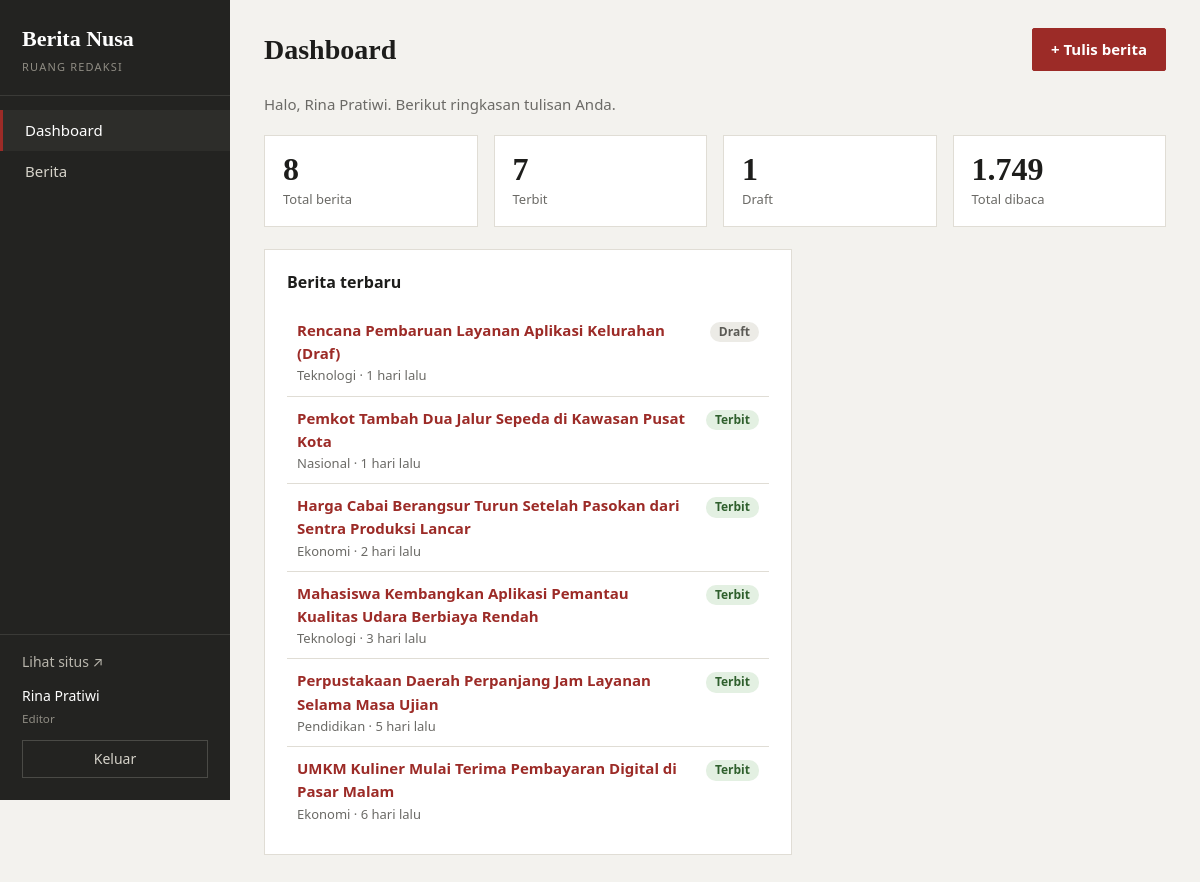
The page /admin/ (signed in) on the database its author committed.
### tables this page shows
CREATE TABLE pengguna (
  id           INT UNSIGNED NOT NULL AUTO_INCREMENT,
  nama         VARCHAR(80)  NOT NULL,
  email        VARCHAR(120) NOT NULL,
  password     VARCHAR(255) NOT NULL,
  peran        ENUM('admin','editor') NOT NULL DEFAULT 'editor',
  dibuat_pada  DATETIME NOT NULL,
  PRIMARY KEY (id),
  UNIQUE KEY uk_pengguna_email (email)
);

CREATE TABLE berita (
  id            INT UNSIGNED NOT NULL AUTO_INCREMENT,
  kategori_id   INT UNSIGNED NOT NULL,
  pengguna_id   INT UNSIGNED NOT NULL,
  judul         VARCHAR(200) NOT NULL,
  slug          VARCHAR(220) NOT NULL,
  ringkasan     VARCHAR(300) NOT NULL,
  isi           MEDIUMTEXT NOT NULL,
  gambar        VARCHAR(120) DEFAULT NULL,
  status        ENUM('draft','terbit') NOT NULL DEFAULT 'draft',
  dilihat       INT UNSIGNED NOT NULL DEFAULT 0,
  dibuat_pada   DATETIME NOT NULL,
  diubah_pada   DATETIME NOT NULL,
  terbit_pada   DATETIME DEFAULT NULL,
  PRIMARY KEY (id),
  UNIQUE KEY uk_berita_slug (slug),
  KEY idx_berita_status_terbit (status, terbit_pada),
  CONSTRAINT fk_berita_kategori FOREIGN KEY (kategori_id) REFERENCES kategori(id),
  CONSTRAINT fk_berita_pengguna FOREIGN KEY (pengguna_id) REFERENCES pengguna(id)
);

CREATE TABLE kategori (
  id    INT UNSIGNED NOT NULL AUTO_INCREMENT,
  nama  VARCHAR(60) NOT NULL,
  slug  VARCHAR(80) NOT NULL,
  PRIMARY KEY (id),
  UNIQUE KEY uk_kategori_slug (slug)
);

### includes/functions.php (called while the page is built, shortened)
<?php
function e($teks) {
    return htmlspecialchars((string)$teks, ENT_QUOTES, 'UTF-8');
}
function url($path = '') {
    return BASE_URL . '/' . ltrim($path, '/');
}
function ambil_semua($sql, $params = []) {
    $st = db()->prepare($sql);
    $st->execute($params);
    return $st->fetchAll();
}
function ambil_satu($sql, $params = []) {
    $st = db()->prepare($sql);
    $st->execute($params);
    $baris = $st->fetch();
    return $baris ?: null;
}
function hitung($sql, $params = []) {
    $st = db()->prepare($sql);
    $st->execute($params);
    return (int)$st->fetchColumn();
}
function waktu_lalu($waktu) {
    $selisih = time() - strtotime($waktu);
    if ($selisih < 7 * 86400)  return floor($selisih / 86400) . ' hari lalu';
    return tanggal_indo($waktu);
}
    ob_start(); ?>

### config/config.php (called while the page is built, shortened)
<?php
function db() {
    static $pdo = null;
    if ($pdo !== null) {
        return $pdo;
    }
    $dsn  = getenv('BN_DSN') ?: 'mysql:host=' . DB_HOST . ';dbname=' . DB_NAME . ';charset=utf8mb4';
    $user = getenv('BN_DSN') ? null : DB_USER;
    $pass = getenv('BN_DSN') ? null : DB_PASS;
    try {
        $pdo = new PDO($dsn, $user, $pass, [
            PDO::ATTR_ERRMODE            => PDO::ERRMODE_EXCEPTION,
            PDO::ATTR_DEFAULT_FETCH_MODE => PDO::FETCH_ASSOC,
            PDO::ATTR_EMULATE_PREPARES   => false,
        ]);
    } catch (PDOException $e) {
        http_response_code(500);
        exit('Koneksi database gagal. Periksa pengaturan di config/config.php dan pastikan MySQL sudah berjalan.');
    }
    return $pdo;
}

### includes/auth.php (called while the page is built, shortened)
<?php
function pengguna_sekarang() {
    static $cache = false;
    if ($cache !== false) {
        return $cache;
    }
    $cache = ambil_satu(
        'SELECT id, nama, email, peran FROM pengguna WHERE id = ?',
        [$_SESSION['pengguna_id']]
    );
    return $cache;
}
function adalah_admin() {
    $p = pengguna_sekarang();
    return $p && $p['peran'] === 'admin';
}
function wajib_login() {
    if (!pengguna_sekarang()) {
        redirect('admin/login.php');
    }
}

### admin/index.php (the view, shortened to what this page needs)
<?php
wajib_login();
$p     = pengguna_sekarang();
$admin = adalah_admin();
$syarat = $admin ? '1=1' : 'b.pengguna_id = ' . (int)$p['id'];
$stat = [
    'Total berita' => hitung("SELECT COUNT(*) FROM berita b WHERE $syarat"),
    'Terbit'       => hitung("SELECT COUNT(*) FROM berita b WHERE b.status = 'terbit' AND $syarat"),
    'Draft'        => hitung("SELECT COUNT(*) FROM berita b WHERE b.status = 'draft' AND $syarat"),
    'Total dibaca' => hitung("SELECT COALESCE(SUM(b.dilihat), 0) FROM berita b WHERE $syarat"),
];
$terbaru = ambil_semua(SQL_BERITA . " WHERE $syarat ORDER BY b.dibuat_pada DESC, b.id DESC LIMIT 6");
$judul_admin = 'Dashboard';
$menu_aktif  = 'dashboard';
$aksi_kepala = '<a class="tombol" href="' . e(url('admin/berita_form.php')) . '">+ Tulis berita</a>';
require __DIR__ . '/../includes/admin_header.php';
?>
<p class="sapaan">Halo, <?= e($p['nama']) ?>. <?= $admin ? 'Berikut ringkasan seluruh situs.' : 'Berikut ringkasan tulisan Anda.' ?></p>
<div class="deret-stat">
    <?php foreach ($stat as $label => $nilai): ?>
        <div class="stat">
            <span class="stat-angka"><?= number_format($nilai, 0, ',', '.') ?></span>
            <span class="stat-label"><?= e($label) ?></span>
        </div>
    <?php endforeach; ?>
</div>
<div class="dua-kolom">
    <section class="panel">
        <h2>Berita terbaru</h2>
        <?php if (!$terbaru): ?>
            <p class="kosong">Belum ada berita. <a href="<?= e(url('admin/berita_form.php')) ?>">Tulis yang pertama</a>.</p>
        <?php else: ?>
            <table class="tabel">
                <tbody>
                <?php foreach ($terbaru as $b): ?>
                    <tr>
                        <td>
                            <a href="<?= e(url('admin/berita_form.php?id=' . (int)$b['id'])) ?>"><?= e($b['judul']) ?></a>
                            <div class="sub"><?= e($b['kategori']) ?> &middot; <?= e(waktu_lalu($b['dibuat_pada'])) ?></div>
                        </td>
                        <td class="rata-kanan"><span class="lencana lencana-<?= e($b['status']) ?>"><?= e($b['status']) ?></span></td>
                    </tr>
                <?php endforeach; ?>
                </tbody>
            </table>
        <?php endif; ?>
    </section>
</div>
<?php require __DIR__ . '/../includes/admin_footer.php'; ?>

### includes/admin_header.php (shortened to what this page needs)
<?php
$pengguna    = pengguna_sekarang();
$judul_admin = $judul_admin ?? 'Dashboard';
$menu_aktif  = $menu_aktif ?? '';
$menu = [
    'dashboard' => ['Dashboard', 'admin/', false],
    'berita'    => ['Berita', 'admin/berita.php', false],
    'kategori'  => ['Kategori', 'admin/kategori.php', true],
    'komentar'  => ['Komentar', 'admin/komentar.php', true],
    'pengguna'  => ['Pengguna', 'admin/pengguna.php', true],
];
?>
<!DOCTYPE html>
<html lang="id">
<head>
    <link rel="stylesheet" href="<?= e(url('assets/css/admin.css')) ?>">
</head>
<body class="admin">
<aside class="samping">
    <a class="samping-nama" href="<?= e(url('admin/')) ?>"><?= e(NAMA_SITUS) ?><small>Ruang redaksi</small></a>
    <nav>
        <ul>
            <?php foreach ($menu as $kunci => [$label, $tujuan, $khusus_admin]): ?>
                <?php if ($khusus_admin && !adalah_admin()) continue; ?>
                <li>
                    <a href="<?= e(url($tujuan)) ?>" class="<?= $menu_aktif === $kunci ? 'aktif' : '' ?>">
                        <?= e($label) ?>
                    </a>
                </li>
            <?php endforeach; ?>
        </ul>
    </nav>
    <div class="samping-bawah">
        <a href="<?= e(url()) ?>" target="_blank" rel="noopener">Lihat situs &nearr;</a>
        <p class="samping-pengguna">
            <?= e($pengguna['nama']) ?><br>
            <small><?= e(ucfirst($pengguna['peran'])) ?></small>
        </p>
        <form method="post" action="<?= e(url('admin/logout.php')) ?>">
            <button type="submit" class="tombol-keluar">Keluar</button>
        </form>
    </div>
</aside>
<div class="konten">
    <header class="konten-kepala">
        <h1><?= e($judul_admin) ?></h1>
        <?php if (!empty($aksi_kepala)): ?><div><?= $aksi_kepala ?></div><?php endif; ?>
    </header>

### assets/css/admin.css (style rules this page uses)
:root { --latar: #f3f2ee; --putih: #ffffff; --tinta: #1d1d1b; --abu: #6b6a66; --garis: #e0ddd5; --samping: #232321; --merah: #9c2b27; --merah-gelap: #7d1f1c; --hijau: #3f7a3d; --serif: Georgia, "Times New Roman", serif; --sans: system-ui, -apple-system, "Segoe UI", Roboto, Arial, sans-serif; }
* { box-sizing: border-box; }
body { margin: 0; background: var(--latar); color: var(--tinta); font-family: var(--sans); font-size: 15px; line-height: 1.55; }
a { color: var(--merah); }
h1, h2, h3 { margin: 0; }
body.admin { display: grid; grid-template-columns: 230px minmax(0, 1fr); min-height: 100vh; }
.samping { background: var(--samping); color: #d6d3ca; padding: 22px 0; display: flex; flex-direction: column; position: sticky; top: 0; height: 100vh; }
.samping-nama { display: block; padding: 0 22px 20px; color: #fff; text-decoration: none; font-family: var(--serif); font-size: 22px; font-weight: 700; border-bottom: 1px solid #3a3a37; }
.samping-nama small { display: block; font-family: var(--sans); font-size: 11px; font-weight: 400; text-transform: uppercase; letter-spacing: 1.2px; color: #8f8c83; margin-top: 2px; }
.samping nav { padding-top: 14px; flex: 1; }
.samping ul { list-style: none; margin: 0; padding: 0; }
.samping nav a { display: flex; justify-content: space-between; align-items: center; padding: 9px 22px; color: #d6d3ca; text-decoration: none; border-left: 3px solid transparent; }
.samping nav a.aktif { background: #2d2d2a; color: #fff; border-left-color: var(--merah); }
.samping-bawah { padding: 16px 22px 0; border-top: 1px solid #3a3a37; font-size: 14px; }
.samping-bawah a { color: #b9b6ad; text-decoration: none; }
.samping-pengguna { margin: 12px 0; color: #fff; }
.samping-pengguna small { color: #8f8c83; }
.tombol-keluar { width: 100%; padding: 7px; font: inherit; font-size: 14px; cursor: pointer; background: none; color: #d6d3ca; border: 1px solid #4a4a46; }
.konten { padding: 28px 34px 50px; min-width: 0; }
.konten-kepala { display: flex; justify-content: space-between; align-items: center; margin-bottom: 22px; gap: 12px; }
.konten-kepala h1 { font-family: var(--serif); font-size: 28px; }
.sapaan { margin: 0 0 18px; color: var(--abu); }
.panel { background: var(--putih); border: 1px solid var(--garis); padding: 20px 22px; margin-bottom: 22px; }
.panel h2 { font-size: 16px; margin-bottom: 14px; font-family: var(--sans); }
.dua-kolom { display: grid; grid-template-columns: minmax(0, 1.5fr) minmax(0, 1fr); gap: 22px; align-items: start; }
.tabel { width: 100%; border-collapse: collapse; }
.tabel td { padding: 10px; border-bottom: 1px solid var(--garis); vertical-align: top; }
.tabel tr:last-child td { border-bottom: 0; }
.tabel a { text-decoration: none; font-weight: 600; }
.rata-kanan { text-align: right !important; }
.sub { color: var(--abu); font-size: 13px; font-weight: 400; }
.lencana { display: inline-block; font-size: 12px; font-weight: 600; padding: 1px 9px; border-radius: 10px; text-transform: capitalize; }
.lencana-terbit { background: #e3f0e2; color: #2f5f2d; }
.lencana-draft { background: #ecebe6; color: #5b5a55; }
.deret-stat { display: grid; grid-template-columns: repeat(4, 1fr); gap: 16px; margin-bottom: 22px; }
.stat { background: var(--putih); border: 1px solid var(--garis); padding: 16px 18px; }
.stat-angka { display: block; font-family: var(--serif); font-size: 32px; font-weight: 700; line-height: 1.1; }
.stat-label { color: var(--abu); font-size: 13px; }
.tombol { display: inline-block; padding: 9px 18px; font: inherit; font-weight: 600; cursor: pointer; background: var(--merah); color: #fff; border: 1px solid var(--merah); border-radius: 2px; text-decoration: none; }

### rows shown on the page
pengguna: nama "Rina Pratiwi", peran "Editor"
berita: judul "Rencana Pembaruan Layanan Aplikasi Kelurahan (Draf)", kategori.nama "Teknologi", dibuat_pada "1 hari lalu", status "Draft"
berita: judul "Pemkot Tambah Dua Jalur Sepeda di Kawasan Pusat Kota", kategori.nama "Nasional", dibuat_pada "1 hari lalu", status "Terbit"
berita: judul "Harga Cabai Berangsur Turun Setelah Pasokan dari Sentra Produksi Lancar", kategori.nama "Ekonomi", dibuat_pada "2 hari lalu", status "Terbit"
berita: judul "Mahasiswa Kembangkan Aplikasi Pemantau Kualitas Udara Berbiaya Rendah", kategori.nama "Teknologi", dibuat_pada "3 hari lalu", status "Terbit"
berita: judul "Perpustakaan Daerah Perpanjang Jam Layanan Selama Masa Ujian", kategori.nama "Pendidikan", dibuat_pada "5 hari lalu", status "Terbit"
berita: judul "UMKM Kuliner Mulai Terima Pembayaran Digital di Pasar Malam", kategori.nama "Ekonomi", dibuat_pada "6 hari lalu", status "Terbit"

### other values the page prints
NAMA_SITUS "Berita Nusa"
$label "Dashboard"
$label "Berita"
$judul_admin "Dashboard"
$nilai "8"
$label "Total berita"
$nilai "7"
$label "Terbit"
$nilai "1"
$label "Draft"
$nilai "1.749"
$label "Total dibaca"
